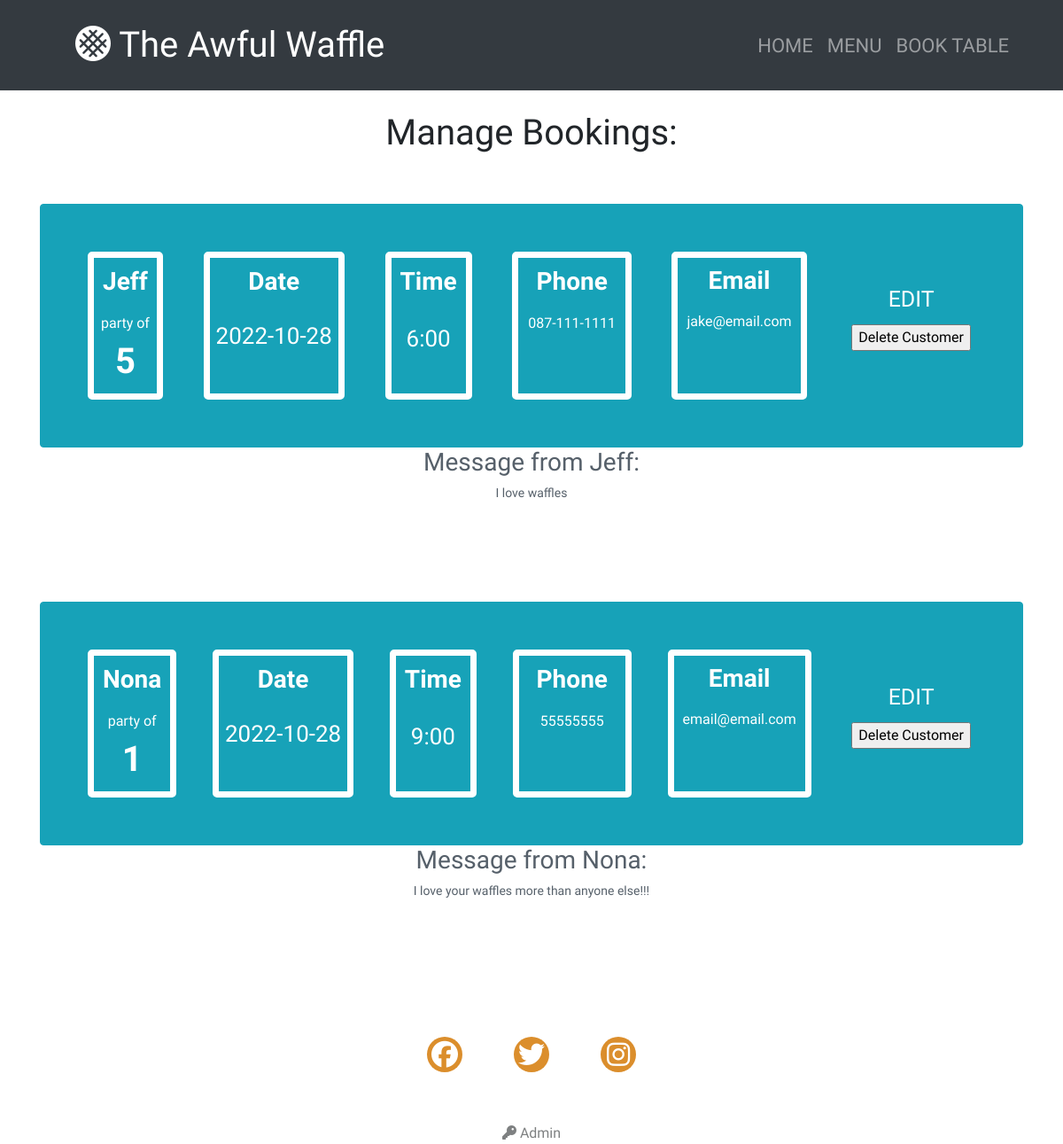
/admin, run on an earlier commit of the app's database.
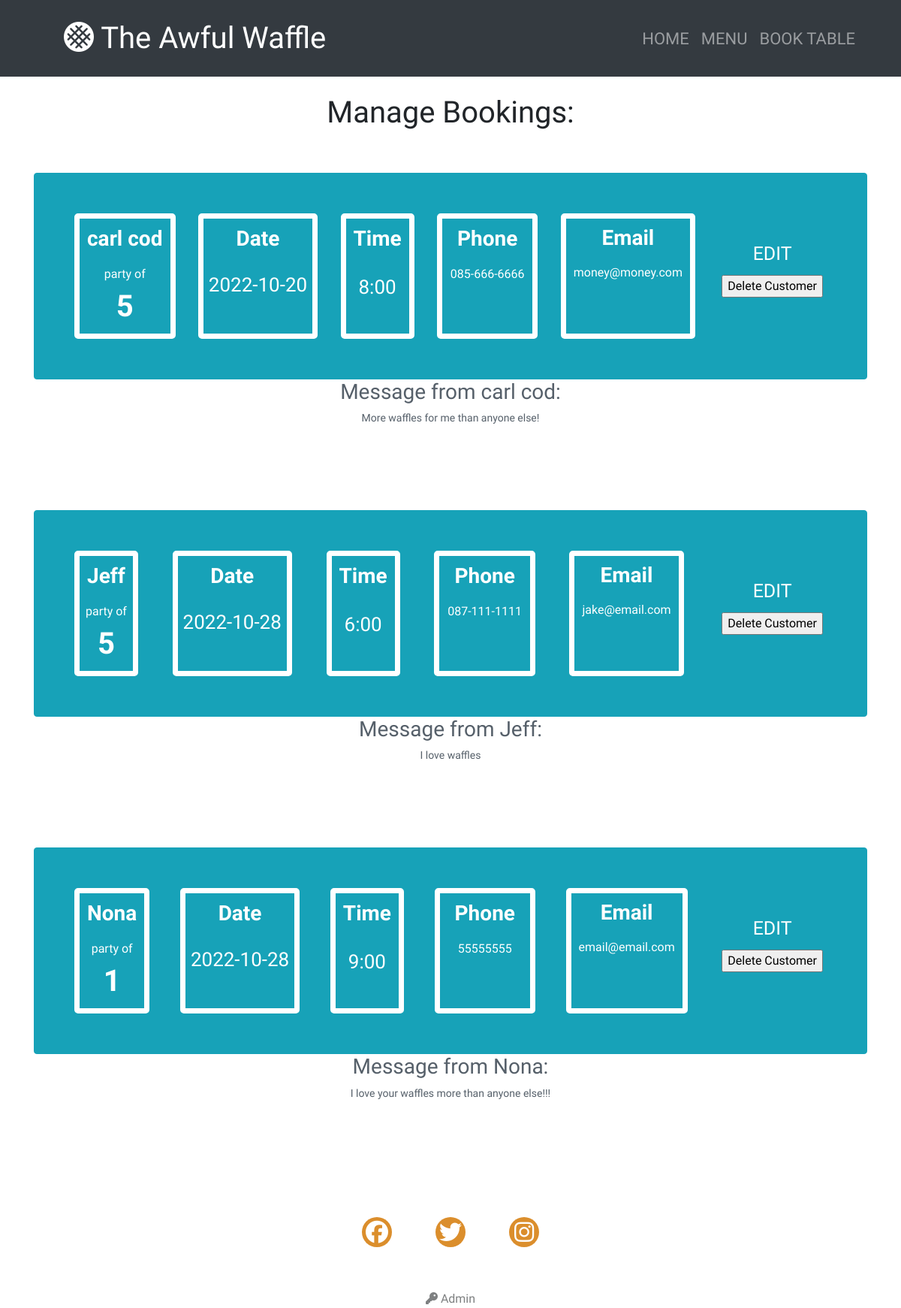
And on a later commit of the database.
### app.py (models this page shows, shortened)
class Customer(db.Model):
    id = db.Column(db.Integer, primary_key=True)
    fullname = db.Column(db.String(100), nullable=False)
    email = db.Column(db.String(100), unique=True, nullable=False)
    phone = db.Column(db.String(50), nullable=False)
    resdate = db.Column(db.String(50), nullable=False)
    partysize = db.Column(db.Integer)
    restime = db.Column(db.String(50), nullable=False)
    created_at = db.Column(db.DateTime(timezone=True),
                           server_default=func.now())
    specialmessage = db.Column(db.Text)

### app.py (the view)
@app.route("/admin")
def admin():
    customers = Customer.query.order_by(Customer.resdate or Customer.restime)
    return render_template("admin.html", customers=customers)

### templates/admin.html
{% extends "base.html" %}
{% block content %}
<br>
<h1 class="text-center">Manage Bookings:</h1>
{% for customer in customers %}
<section class="py-4 py-xl-5">
    <div class="container">
        <div class="text-white bg-info border rounded border-info d-flex flex-column justify-content-between flex-lg-row p-4 p-md-5"
            style="background: var(--blue);">
            <div class="text-center pb-2 pb-lg-1"
                style="border-width: 7.5px;border-style: solid;border-radius: 5px;margin: 5px;">
                <h3 class="font-weight-bold text-center mb-2" style="padding: 10px;">{{ customer.fullname }}</h3>
                <p class="text-center mb-0">party of</p>
                <h1 class="font-weight-bold text-center mb-2" style="margin-top: 7px;">{{ customer.partysize }}</h1>
            </div>
            <div class="pb-2 pb-lg-1" style="border-width: 7.5px;border-style: solid;border-radius: 5px;margin: 5px;">
                <h3 class="font-weight-bold text-center mb-2" style="padding: 10px;">Date</h3>
                <p class="text-center mb-0" style="font-size: 26px;padding: 7px;">{{ customer.resdate }}</p>
            </div>
            <div class="pb-2 pb-lg-1" style="border-width: 7.5px;border-style: solid;border-radius: 5px;margin: 5px;">
                <h3 class="font-weight-bold text-center mb-2" style="padding: 10px;">Time</h3>
                <p class="text-center mb-0" style="font-size: 26px;padding: 10px;">{{ customer.restime }}</p>
            </div>
            <div class="pb-2 pb-lg-1"
                style="margin: 5px;border-width: 7.5px;border-style: solid;border-radius: 5px;padding-right: 10px;padding-left: 10px;">
                <h3 class="font-weight-bold text-center mb-2" style="margin: 0px;padding: 10px;">Phone</h3>
                <div class="text-center">
                    <a href="tel:{{ customer.phone }}" style="color: rgb(255,255,255);text-align: left;padding: 10px;margin: -30px;">{{ customer.phone }}</a>
                </div>
            </div>
            <div class="pb-2 pb-lg-1" style="border-width: 7.5px;border-style: solid;border-radius: 5px;margin: 5px;">
                <h3 class="font-weight-bold text-center mb-2" style="padding: 9px;">Email</h3>
                <div class="text-center">
                    <a href="mailto: {{ customer.email }}" style="color: rgb(255,255,255);text-align: left;padding: 10px;">{{ customer.email }}</a></div>
            </div>
            <div class="my-2" style="padding: 10px;">
                <div class="text-center" style="min-height: 0px;height: 94.5px;margin-top: 22px;">
                    <a href="/{{customer.id}}/editcustomer/" style="color: rgb(255,255,255);font-size: 25px;">EDIT</a>
                    <div class="text-center" style="margin-top: 9px;">
                        <form method="POST" action="{{ url_for('delete', customer_id=customer.id) }}">
                            <input type="submit" value="Delete Customer"
                                onclick="return confirm('Are you sure you want to delete this booking?')">
                        </form>
                    </div>
                </div>
            </div>
        </div>
    </div>
    <div style="border-radius: 10px;border-width: 6.5px;border-style: none;">
        <h3 class="text-center" style="color: rgb(86,96,106);">Message from {{ customer.fullname }}:</h3>
        <p class="text-center" style="font-size: 14px;color: rgb(86,96,106);">{{ customer.specialmessage }}</p>
    </div>
</section>
{% endfor %}
{% endblock %}

### templates/base.html (shortened to what this page needs)
<!DOCTYPE html>
<html lang="en">
<head>
    <link rel="stylesheet" href="https://cdnjs.cloudflare.com/ajax/libs/twitter-bootstrap/4.6.1/css/bootstrap.min.css">
    <link rel="stylesheet" href="https://cdnjs.cloudflare.com/ajax/libs/animate.css/3.5.2/animate.min.css">
    <link rel="stylesheet" href="{{ url_for('static', filename='css/style.css') }}">
</head>
<body style="font-family: 'Cabin Sketch', serif;">
    <nav class="navbar navbar-dark navbar-expand-md bg-dark py-3">
        <div class="container"><a class="navbar-brand d-flex align-items-center" href="#"><span
                    style="font-family: 'Cabin Sketch', serif;font-size: 40px;"><svg xmlns="http://www.w3.org/2000/svg"
                        viewBox="0 0 512 512" width="1em" height="1em" fill="currentColor" style="margin-bottom: 8px;">
                    </svg><i class="fa-solid fa-stroopwafel"></i> The Awful Waffle</span></a>
            <div class="collapse navbar-collapse" id="navcol-1" style="padding-right: 8px;">
                <ul class="navbar-nav ml-auto">
                    <li class="nav-item"><a class="nav-link" href="{{ url_for('index') }}"
                        style="font-size: 22px;">HOME </a></li>
                    <li class="nav-item"><a class="nav-link" href="{{ url_for('menu') }}"
                            style="font-size: 22px;">MENU </a></li>
                    <li class="nav-item"><a class="nav-link" href="{{ url_for('booktable') }}"
                            style="font-size: 22px;">BOOK TABLE </a></li>
                </ul>
            </div>
        </div>
    </nav>
    {% block content %}
    {% endblock %}
    <div class="container text-center d-lg-flex justify-content-lg-center py-4">
        <div class="row row-cols-1 row-cols-lg-3">
            <div class="col">
                <ul class="list-inline d-lg-flex my-2" style="padding-top: 33px;">
                    <li class="list-inline-item" style="padding: 25px;">
                        <div class="bs-icon-circle bs-icon-primary bs-icon" style="width: 40px;height: 40px;background: rgb(219,142,44);"><i class="fa-brands fa-facebook" style="font-size:2.5em"></i></div>
                    </li>
                    <li class="list-inline-item" style="padding: 25px;">
                        <div class="bs-icon-circle bs-icon-primary bs-icon" style="width: 40px;height: 40px;background: rgb(219,142,44);"><i class="fa-brands fa-twitter" style="font-size:2.5em"></i></div>
                    </li>
                    <li class="list-inline-item" style="padding: 25px;">
                        <div class="bs-icon-circle bs-icon-primary bs-icon" style="width: 40px;height: 40px;background: rgb(219,142,44);"><i class="fa-brands fa-instagram" style="font-size:2.5em"></i></div>
                    </li>
                </ul>
            </div>
        </div>
    </div>
    <div class="d-flex justify-content-center">
    <a href="{{ url_for('admin') }}" style="color: rgb(126,128,129);"><i class="fa-solid fa-key"></i> Admin</a>
    </div>
</body>
</html>

### static/css/style.css (style rules this page uses)
.bs-icon { --bs-icon-size: 0.75rem; display: flex; flex-shrink: 0; justify-content: center; align-items: center; font-size: var(--bs-icon-size); width: calc(var(--bs-icon-size) * 2); height: calc(var(--bs-icon-size) * 2); color: var(--primary); }
.bs-icon.bs-icon-primary { color: var(--white); background: var(--primary); }
.bs-icon.bs-icon-circle { border-radius: 50%; }

What changed in the data, as far as the page shows it:
added Customer: fullname "carl cod", partysize "5", resdate "2022-10-20", restime "8:00", phone "085-666-6666", email "money@money.com", specialmessage "More waffles for me than anyone else!"
